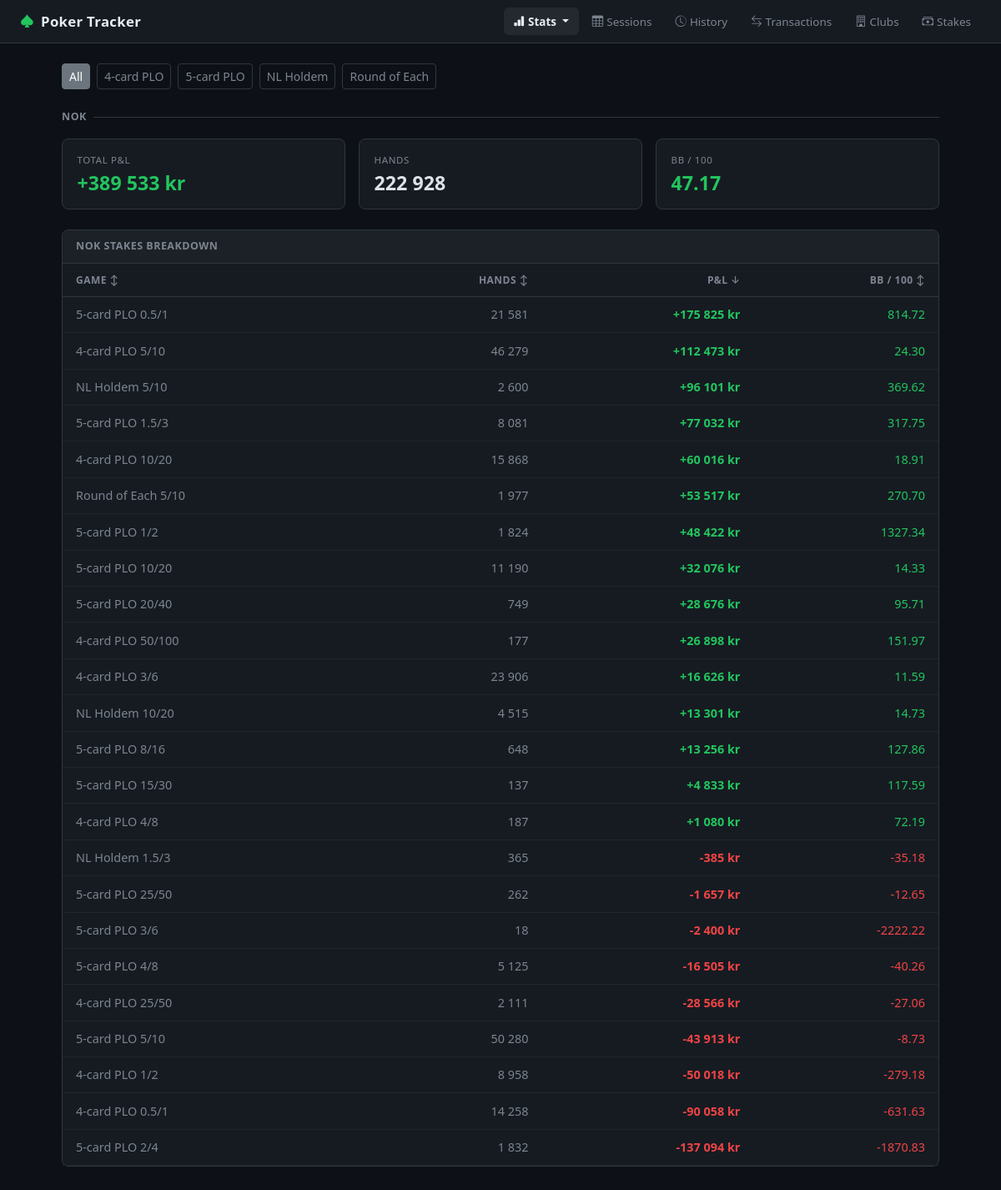
/all-time, run on the app's committed database.
### tables this page shows
CREATE TABLE games (
            id INTEGER PRIMARY KEY AUTOINCREMENT,
            name TEXT NOT NULL UNIQUE,
            created_at TEXT DEFAULT (datetime('now'))
        );

CREATE TABLE blind_levels (
            id INTEGER PRIMARY KEY AUTOINCREMENT,
            name TEXT NOT NULL UNIQUE,
            small_blind REAL NOT NULL,
            big_blind REAL NOT NULL,
            created_at TEXT DEFAULT (datetime('now'))
        );

### app.py (the view)
@app.route("/all-time")
def all_time():
    db = get_db()
    game_id = request.args.get("game_id", type=int)
    games = db.execute("SELECT * FROM games ORDER BY name").fetchall()
    gf = "AND g.id = ?" if game_id else ""
    gp = (game_id,) if game_id else ()
    def query_stats(table, currency_filter=None):
        conditions, params = [], []
        if currency_filter:
            conditions.append("s.currency = ?")
            params.append(currency_filter)
        if game_id:
            conditions.append("g.id = ?")
            params.append(game_id)
        where = ("WHERE " + " AND ".join(conditions)) if conditions else ""
        join = "JOIN games g ON s.game_id = g.id" if game_id else ""
        return db.execute(f"""
            SELECT COUNT(*) as total_sessions,
                   COALESCE(SUM(profit), 0) as total_profit,
                   COALESCE(SUM(CASE WHEN profit > 0 THEN 1 ELSE 0 END), 0) as wins,
                   COALESCE(MAX(profit), 0) as best_session,
                   COALESCE(MIN(profit), 0) as worst_session
            FROM {table} s {join} {where}
        """, params).fetchone()
    sessions_2026 = query_stats("sessions")
    hist_nok      = query_stats("historical_sessions", currency_filter="NOK")
    hist_usd      = query_stats("historical_sessions", currency_filter="USD")
    nok_by_game = db.execute(f"""
        SELECT (g.name || ' ' || bl.name) as name,
               bl.big_blind,
               SUM(s.profit) as profit,
               SUM(s.hands) as hands
        FROM (
            SELECT game_id, blind_level_id, profit, hands FROM sessions
            UNION ALL
            SELECT game_id, blind_level_id, profit, hands FROM historical_sessions WHERE currency='NOK'
        ) s
        JOIN games g ON s.game_id = g.id
        JOIN blind_levels bl ON s.blind_level_id = bl.id
        WHERE 1=1 {gf}
        GROUP BY g.id, bl.id ORDER BY g.name, bl.big_blind
    """, gp).fetchall()
    usd_by_game = db.execute(f"""
        SELECT (g.name || ' ' || bl.name) as name,
               bl.big_blind,
               SUM(h.profit) as profit,
               SUM(h.hands) as hands
        FROM historical_sessions h
        JOIN games g ON h.game_id = g.id
        JOIN blind_levels bl ON h.blind_level_id = bl.id
        WHERE h.currency = 'USD' {gf}
        GROUP BY g.id, bl.id ORDER BY g.name, bl.big_blind
    """, gp).fetchall()
    nok_agg = db.execute(f"""
        SELECT SUM(s.hands) as total_hands,
               CASE WHEN SUM(s.hands) > 0
                    THEN SUM(s.profit / bl.big_blind) / SUM(s.hands) * 100
                    ELSE NULL END as bb100
        FROM (
            SELECT game_id, blind_level_id, profit, hands FROM sessions
             WHERE hands IS NOT NULL AND hands > 0
            UNION ALL
            SELECT game_id, blind_level_id, profit, hands FROM historical_sessions
             WHERE currency='NOK' AND hands IS NOT NULL AND hands > 0
        ) s
        JOIN blind_levels bl ON s.blind_level_id = bl.id
        JOIN games g ON s.game_id = g.id
        WHERE 1=1 {gf}
    """, gp).fetchone()
    usd_agg = db.execute(f"""
        SELECT SUM(h.hands) as total_hands,
               CASE WHEN SUM(h.hands) > 0
                    THEN SUM(h.profit / bl.big_blind) / SUM(h.hands) * 100
                    ELSE NULL END as bb100
        FROM historical_sessions h
        JOIN blind_levels bl ON h.blind_level_id = bl.id
        JOIN games g ON h.game_id = g.id
        WHERE h.currency = 'USD' AND h.hands IS NOT NULL AND h.hands > 0 {gf}
    """, gp).fetchone()
    return render_template("all_time.html",
        sessions_2026=sessions_2026,
        hist_nok=hist_nok,
        hist_usd=hist_usd,
        nok_by_game=nok_by_game,
        usd_by_game=usd_by_game,
        nok_agg=nok_agg,
        usd_agg=usd_agg,
        games=games,
        selected_game_id=game_id)

### app.py (called while the page is built)
@app.template_filter("pnl")
def pnl_filter(value):
    if value is None:
        return "0 kr"
    v = float(value)
    formatted = f"{abs(v):,.0f}".replace(",", " ")
    if v > 0:
        return f"+{formatted} kr"
    elif v < 0:
        return f"-{formatted} kr"
    return "0 kr"

### database.py (called while the page is built)
def get_db():
    if "db" not in g:
        g.db = sqlite3.connect(str(DB_PATH))
        g.db.row_factory = sqlite3.Row
        g.db.execute("PRAGMA foreign_keys = ON")
    return g.db

### templates/all_time.html (shortened to what this page needs)
{% extends "base.html" %}
{% block content %}
{% set nok_total = (sessions_2026['total_profit'] + hist_nok['total_profit']) | float %}
{% set usd_total = hist_usd['total_profit'] | float %}
{% set usd_sess  = hist_usd['total_sessions'] | int %}
{% if games %}
<div class="d-flex gap-2 mb-4 flex-wrap">
    <a href="/all-time" class="btn btn-sm {{ 'btn-secondary' if not selected_game_id else 'btn-outline-secondary' }}">All</a>
    {% for g in games %}
    <a href="/all-time?game_id={{ g.id }}" class="btn btn-sm {{ 'btn-success' if selected_game_id == g.id else 'btn-outline-secondary' }}">{{ g.name }}</a>
    {% endfor %}
</div>
{% endif %}
<div class="d-flex align-items-center gap-2 mb-3">
    <span class="fw-bold" style="font-size:0.78rem;letter-spacing:0.5px;text-transform:uppercase;color:#7d8590">NOK</span>
    <div style="flex:1;height:1px;background:#30363d"></div>
</div>
<div class="row g-3 mb-4">
    <div class="col-6 col-md-4">
        <div class="card stat-card h-100">
            <div class="card-body">
                <div class="stat-label">Total P&L</div>
                <div class="stat-value {{ 'text-success' if nok_total >= 0 else 'text-danger' }}">{{ nok_total | pnl }}</div>
            </div>
        </div>
    </div>
    <div class="col-6 col-md-4">
        <div class="card stat-card h-100">
            <div class="card-body">
                <div class="stat-label">Hands</div>
                <div class="stat-value">{{ "{:,}".format(nok_agg['total_hands'] | int).replace(",", " ") if nok_agg['total_hands'] else '—' }}</div>
            </div>
        </div>
    </div>
    <div class="col-6 col-md-4">
        <div class="card stat-card h-100">
            <div class="card-body">
                <div class="stat-label">BB / 100</div>
                <div class="stat-value {{ 'text-success' if nok_agg['bb100'] and nok_agg['bb100'] >= 0 else 'text-danger' if nok_agg['bb100'] and nok_agg['bb100'] < 0 else '' }}">
                    {% if nok_agg['bb100'] is not none %}{{ "%.2f"|format(nok_agg['bb100']) }}{% else %}—{% endif %}
                </div>
            </div>
        </div>
    </div>
</div>
{% if nok_by_game %}
<div class="card mb-4">
    <div class="card-header">NOK Stakes Breakdown</div>
    <table class="table table-hover mb-0" id="nokTable">
        <thead>
            <tr>
                <th data-sort-col="0" onclick="sortTable('nokTable',0)" style="cursor:pointer">Game <span class="sort-icon">↕</span></th>
                <th class="text-end" data-sort-col="1" onclick="sortTable('nokTable',1)" style="cursor:pointer;white-space:nowrap">Hands <span class="sort-icon">↕</span></th>
                <th class="text-end" data-sort-col="2" onclick="sortTable('nokTable',2)" style="cursor:pointer;white-space:nowrap">P&L <span class="sort-icon">↕</span></th>
                <th class="text-end" data-sort-col="3" onclick="sortTable('nokTable',3)" style="cursor:pointer;white-space:nowrap">BB / 100 <span class="sort-icon">↕</span></th>
            </tr>
        </thead>
        <tbody>
            {% for r in nok_by_game %}
            {% set bb100 = (r['profit'] / r['big_blind'] / r['hands'] * 100) if r['hands'] else none %}
            <tr>
                <td class="text-muted">{{ r['name'] }}</td>
                <td class="text-end text-muted" style="white-space:nowrap" data-val="{{ r['hands'] or 0 }}">{{ "{:,}".format(r['hands'] | int).replace(",", " ") if r['hands'] else '—' }}</td>
                <td class="text-end fw-semibold {{ 'text-success' if r['profit'] >= 0 else 'text-danger' }}" style="white-space:nowrap" data-val="{{ r['profit'] }}">{{ r['profit'] | pnl }}</td>
                <td class="text-end {{ 'text-success' if bb100 and bb100 >= 0 else 'text-danger' if bb100 and bb100 < 0 else 'text-muted' }}" style="white-space:nowrap" data-val="{{ '%.4f'|format(bb100) if bb100 is not none else -9999 }}">
                    {% if bb100 is not none %}{{ "%.2f"|format(bb100) }}{% else %}—{% endif %}
                </td>
            </tr>
            {% endfor %}
        </tbody>
    </table>
</div>
{% endif %}
{% endblock %}

### static/style.css (style rules this page uses)
body { background: #0d1117; font-size: 0.9rem; color: #e6edf3; }
.card { background: #161b22; border-color: #30363d; border-radius: 8px; }
.card-header { background: #1c2128; border-bottom: 1px solid #30363d; font-weight: 600; font-size: 0.78rem; letter-spacing: 0.5px; text-transform: uppercase; color: #7d8590; padding: 0.65rem 1rem; border-radius: 8px 8px 0 0 !important; }
.table { --bs-table-bg: transparent; --bs-table-hover-bg: rgba(255,255,255,0.03); --bs-table-border-color: #21262d; color: #e6edf3; }
.table thead th { font-size: 0.75rem; text-transform: uppercase; letter-spacing: 0.5px; color: #7d8590; border-bottom: 1px solid #30363d; padding: 0.65rem 1rem; font-weight: 600; }
.table td { padding: 0.65rem 1rem; border-color: #21262d; vertical-align: middle; }
.stat-card .card-body { padding: 1rem 1.1rem; }
.stat-label { font-size: 0.72rem; text-transform: uppercase; letter-spacing: 0.6px; color: #7d8590; margin-bottom: 0.35rem; }
.stat-value { font-size: 1.45rem; font-weight: 700; line-height: 1.2; }
.btn-outline-secondary { border-color: #30363d; color: #7d8590; }
.text-success { color: #22c55e !important; }
.text-danger { color: #ef4444 !important; }
.text-muted { color: #7d8590 !important; }

### data on the page
games: name "4-card PLO"
games: name "5-card PLO"
games: name "NL Holdem"
games: name "Round of Each"
blind_levels: name "4-card PLO 0.5/1", hands "14 258", profit|pnl "-90 058 kr", bb100 "-631.63", name "5-card PLO 0.5/1", hands "21 581", profit|pnl "+175 825 kr", bb100 "814.72"
blind_levels: name "4-card PLO 1/2", hands "8 958", profit|pnl "-50 018 kr", bb100 "-279.18", name "5-card PLO 1/2", hands "1 824", profit|pnl "+48 422 kr", bb100 "1327.34"
blind_levels: name "4-card PLO 3/6", hands "23 906", profit|pnl "+16 626 kr", bb100 "11.59", name "5-card PLO 3/6", hands "18", profit|pnl "-2 400 kr", bb100 "-2222.22"
blind_levels: name "4-card PLO 4/8", hands "187", profit|pnl "+1 080 kr", bb100 "72.19", name "5-card PLO 4/8", hands "5 125", profit|pnl "-16 505 kr", bb100 "-40.26"
blind_levels: name "4-card PLO 5/10", hands "46 279", profit|pnl "+112 473 kr", bb100 "24.30", name "5-card PLO 5/10", hands "50 280", profit|pnl "-43 913 kr", bb100 "-8.73", name "NL Holdem 5/10", hands "2 600", profit|pnl "+96 101 kr", bb100 "369.62", name "Round of Each 5/10", hands "1 977", profit|pnl "+53 517 kr", bb100 "270.70"
blind_levels: name "4-card PLO 10/20", hands "15 868", profit|pnl "+60 016 kr", bb100 "18.91", name "5-card PLO 10/20", hands "11 190", profit|pnl "+32 076 kr", bb100 "14.33", name "NL Holdem 10/20", hands "4 515", profit|pnl "+13 301 kr", bb100 "14.73"
blind_levels: name "4-card PLO 25/50", hands "2 111", profit|pnl "-28 566 kr", bb100 "-27.06", name "5-card PLO 25/50", hands "262", profit|pnl "-1 657 kr", bb100 "-12.65"
blind_levels: name "4-card PLO 50/100", hands "177", profit|pnl "+26 898 kr", bb100 "151.97"
blind_levels: name "5-card PLO 1.5/3", hands "8 081", profit|pnl "+77 032 kr", bb100 "317.75", name "NL Holdem 1.5/3", hands "365", profit|pnl "-385 kr", bb100 "-35.18"
blind_levels: name "5-card PLO 2/4", hands "1 832", profit|pnl "-137 094 kr", bb100 "-1870.83"
blind_levels: name "5-card PLO 8/16", hands "648", profit|pnl "+13 256 kr", bb100 "127.86"
blind_levels: name "5-card PLO 15/30", hands "137", profit|pnl "+4 833 kr", bb100 "117.59"
blind_levels: name "5-card PLO 20/40", hands "749", profit|pnl "+28 676 kr", bb100 "95.71"

### other printed values
{{ nok_total | pnl }} "+389 533 kr"
{{ "%.2f"|format(nok_agg['bb100']) }} "47.17"
